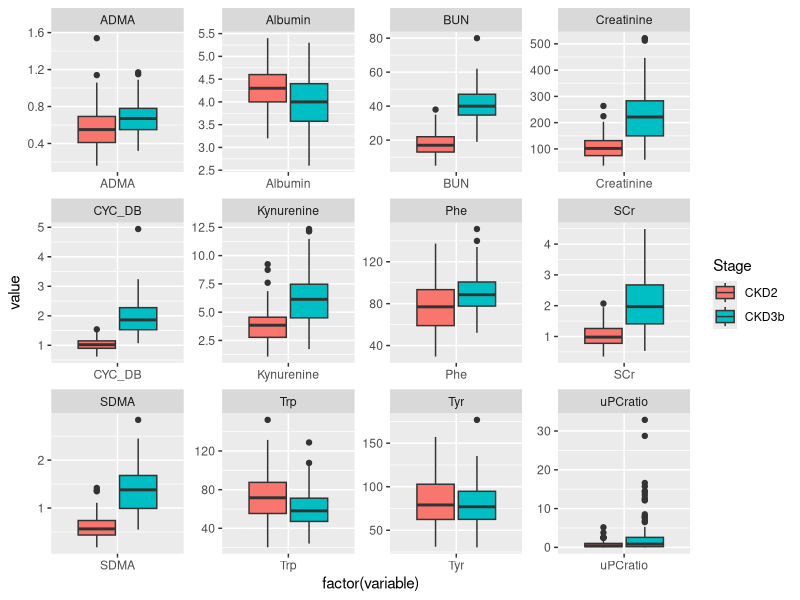
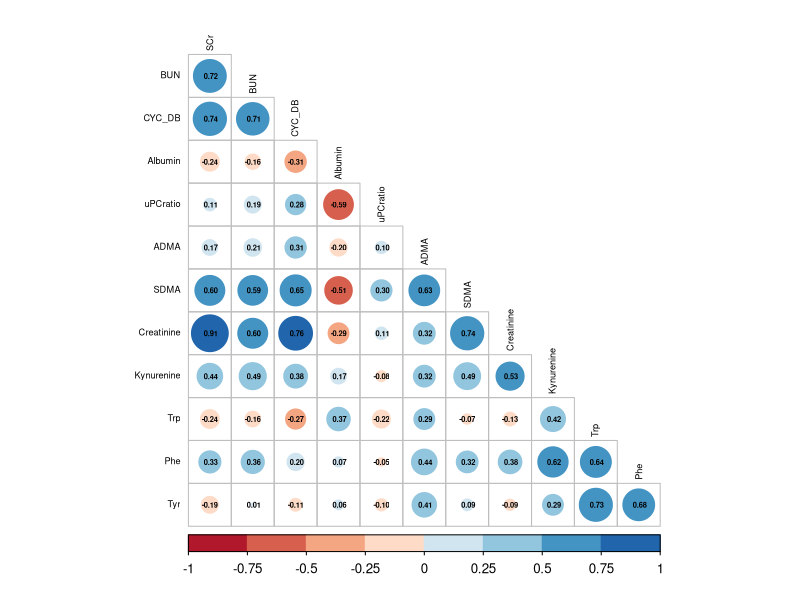
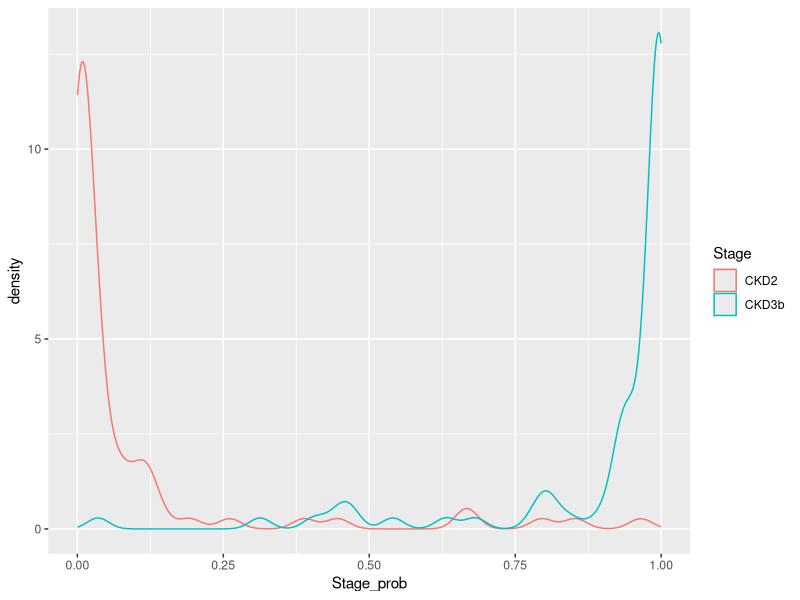
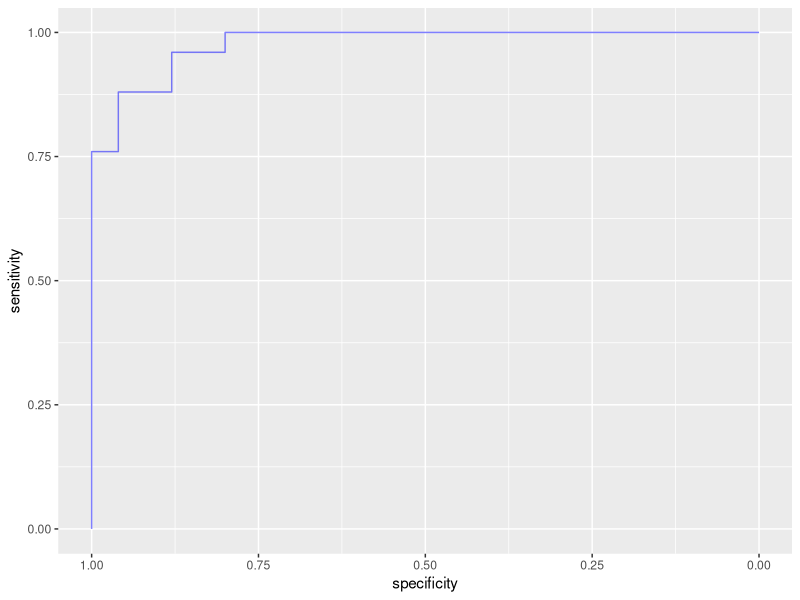

Generate these figures, in order, with R:
## ---- chunk 1
knitr::opts_chunk$set(echo = TRUE)
library(tidyverse)
library(corrplot)
library(RColorBrewer)
library(broom)
library(car)
library(pROC)

## ---- chunk 2
#load in CKD_data.csv and CKD_stage.csv
data <- read_csv("data/CKD_data.csv")
glimpse(data)

stage <- read_csv("data/CKD_stage.csv")
glimpse(stage)

#join by ID, convert ID and Stage variables to factors
ckd <- left_join(stage, data, by = "id") %>%
        mutate(id = factor(id), 
               Stage = factor(Stage))
glimpse(ckd)

#how many subjects do we have? how many variables? how many subjects in each class?
## ---- chunk 3
prop.table(table(ckd$Stage))
summary(ckd)
## ---- chunk 4
grpData <- gather(ckd, variable, value, 3:14)

ggplot(grpData, aes(factor(variable), value, fill = Stage)) +
  geom_boxplot() + facet_wrap(~variable, scale="free")

## ---- chunk 5
cors <- ckd %>% 
        select(-id, -Stage) %>%
        cor(use = 'pairwise.complete.obs')

corrplot(cors, type="lower", method="circle", addCoef.col="black", 
         number.cex=0.45, tl.cex = 0.55, tl.col = "black",
         col=brewer.pal(n=8, name="RdBu"), diag=FALSE)

## ---- chunk 6
set.seed(439) #so we all get same random numbers
train <- sample(nrow(ckd), nrow(ckd) * 0.75)
test <- -train

ckd_train <- ckd[train, ] %>%
              select(-id)
ckd_test <- ckd[test, ] %>%
              select(-id)

## ---- chunk 7
contrasts(ckd$Stage) #what is R considering the reference? CKD3b: 0 = N, 1 = Y

modGLM <- glm(Stage ~ SCr + BUN + Kynurenine, data = ckd_train, family = "binomial")

# what is in .fitted? Log odds. 
head(augment(modGLM))

# If we want probabilities for comparison, then we need to predict the train using type = "response"
#add the predicted values to the train set and set the type argument to response
ckd_train <- ckd_train %>%
              mutate(Stage_prob = predict(modGLM, ckd_train, type = "response"))

#using threshold 0.5, convert probabilities to predicted stage
ckd_train$Stage_pred<- ifelse(ckd_train$Stage_prob > 0.5, "CKD3b", "CKD2")
## ---- chunk 8
#calculate accuracy, if == statement is TRUE, value = 1, otherwise = 0
mean(ckd_train$Stage_pred == ckd_train$Stage) 

ggplot(ckd_train, aes(Stage_prob, color = Stage)) + 
  geom_density() 
## ---- chunk 9
glance(modGLM)
#AIC 67
#BIC 79

# The difference between the null deviance and the residual deviance shows how our model is doing against the null model (a model with only the intercept). The wider this gap, the better. 
# logLik

tidy(modGLM) %>%
    arrange(p.value)
# The logistic regression coefficients (estimate) give the change in the log odds of the outcome for a one unit increase in the predictor variable. You can take the exp and convert this to odds ratio.

exp(coef(modGLM))
# Now we can say that for a one unit increase in SCr, the odds of being in group CKD3b (vs in CKD2) increase by a factor of 1.27

## ---- chunk 10
vif(modGLM)
## ---- chunk 11
#predict on test
table(ckd_test$Stage) #CKD3b ~ 50%
ckd_test$Stage_prob <- predict(modGLM, ckd_test, type = "response")
## ---- chunk 12
ckd_test$Stage_pred<- ifelse(ckd_test$Stage_prob > 0.5, "CKD3b", "CKD2")
mean(ckd_test$Stage_pred == ckd_test$Stage) #0.98
## ---- chunk 13
ckd_test$Stage_pred<- ifelse(ckd_test$Stage_prob > 0.6, "CKD3b", "CKD2")
mean(ckd_test$Stage_pred == ckd_test$Stage) #0.96
## ---- chunk 14
# Convert Stage to numeric probability variable (0 or 1)
ckd_test <- ckd_test %>%
            mutate(Stage_num = ifelse(Stage == "CKD3b", 1, 0))

# Create a ROC curve object from columns of actual and predicted probabilities
ROC <- roc(ckd_test$Stage_num, ckd_test$Stage_prob)

# Plot the ROC curve object
ggroc(ROC, alpha = 0.5, colour = "blue")

# Calculate the area under the curve (AUC)
auc(ROC)

